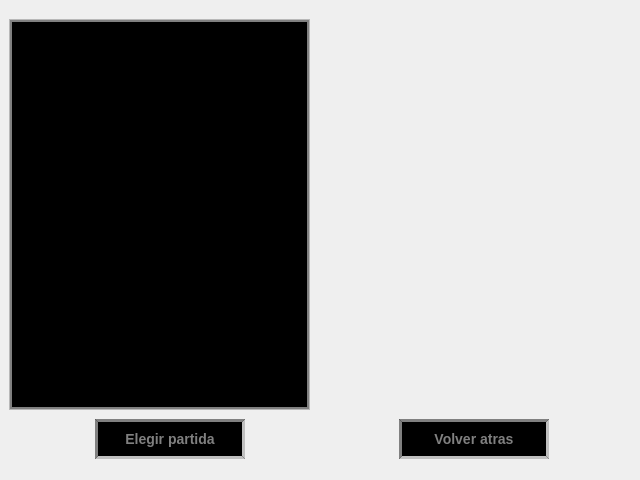
<?xml version="1.0" encoding="UTF-8"?>
<ui version="4.0">
 <class>MenuPartidas</class>
 <widget class="QMainWindow" name="MenuPartidas">
  <property name="geometry">
   <rect>
    <x>0</x>
    <y>0</y>
    <width>640</width>
    <height>480</height>
   </rect>
  </property>
  <property name="sizePolicy">
   <sizepolicy hsizetype="Expanding" vsizetype="Expanding">
    <horstretch>0</horstretch>
    <verstretch>0</verstretch>
   </sizepolicy>
  </property>
  <property name="minimumSize">
   <size>
    <width>640</width>
    <height>480</height>
   </size>
  </property>
  <property name="contextMenuPolicy">
   <enum>Qt::DefaultContextMenu</enum>
  </property>
  <property name="windowTitle">
   <string>Worms 2D</string>
  </property>
  <property name="styleSheet">
   <string notr="true">QMainWindow { 
	background-image: url(&quot;../client/vista/data/fondo.png&quot;); 
	background-position: center center;
}</string>
  </property>
  <widget class="QWidget" name="centralwidget">
   <property name="sizePolicy">
    <sizepolicy hsizetype="Expanding" vsizetype="Expanding">
     <horstretch>0</horstretch>
     <verstretch>0</verstretch>
    </sizepolicy>
   </property>
   <property name="minimumSize">
    <size>
     <width>640</width>
     <height>480</height>
    </size>
   </property>
   <layout class="QGridLayout" name="gridLayout">
    <item row="0" column="1" alignment="Qt::AlignHCenter|Qt::AlignVCenter">
     <widget class="QFrame" name="frame">
      <property name="minimumSize">
       <size>
        <width>640</width>
        <height>480</height>
       </size>
      </property>
      <property name="frameShape">
       <enum>QFrame::NoFrame</enum>
      </property>
      <property name="frameShadow">
       <enum>QFrame::Raised</enum>
      </property>
      <widget class="QScrollArea" name="scrollAreaPartidas">
       <property name="geometry">
        <rect>
         <x>0</x>
         <y>10</y>
         <width>301</width>
         <height>391</height>
        </rect>
       </property>
       <property name="minimumSize">
        <size>
         <width>301</width>
         <height>391</height>
        </size>
       </property>
       <property name="styleSheet">
        <string notr="true"/>
       </property>
       <property name="widgetResizable">
        <bool>true</bool>
       </property>
       <widget class="QWidget" name="scrollContentsPartida">
        <property name="geometry">
         <rect>
          <x>0</x>
          <y>0</y>
          <width>299</width>
          <height>389</height>
         </rect>
        </property>
        <property name="sizePolicy">
         <sizepolicy hsizetype="Expanding" vsizetype="Expanding">
          <horstretch>0</horstretch>
          <verstretch>0</verstretch>
         </sizepolicy>
        </property>
        <property name="minimumSize">
         <size>
          <width>299</width>
          <height>389</height>
         </size>
        </property>
        <property name="styleSheet">
         <string notr="true">QWidget {
	background-color: black;
	image: url(&quot;../client/vista/data/background-transparente-1.png&quot;);
	border: 2px solid gray;
}</string>
        </property>
       </widget>
      </widget>
      <widget class="QPushButton" name="elegirPartidaButton">
       <property name="geometry">
        <rect>
         <x>86</x>
         <y>410</y>
         <width>150</width>
         <height>40</height>
        </rect>
       </property>
       <property name="sizePolicy">
        <sizepolicy hsizetype="Preferred" vsizetype="Preferred">
         <horstretch>0</horstretch>
         <verstretch>0</verstretch>
        </sizepolicy>
       </property>
       <property name="maximumSize">
        <size>
         <width>300</width>
         <height>300</height>
        </size>
       </property>
       <property name="styleSheet">
        <string notr="true">QPushButton {
	background-color: black;
	border-style: inset;
	border-width: 3px;
	border-color: grey;
	font: bold 14px;
	color: grey;
}

QPushButton:pressed {
	background-color: grey;
	border-style: inset;
}</string>
       </property>
       <property name="text">
        <string>Elegir partida</string>
       </property>
      </widget>
      <widget class="QPushButton" name="volverAtrasButton">
       <property name="geometry">
        <rect>
         <x>390</x>
         <y>410</y>
         <width>150</width>
         <height>40</height>
        </rect>
       </property>
       <property name="sizePolicy">
        <sizepolicy hsizetype="Preferred" vsizetype="Preferred">
         <horstretch>0</horstretch>
         <verstretch>0</verstretch>
        </sizepolicy>
       </property>
       <property name="maximumSize">
        <size>
         <width>300</width>
         <height>300</height>
        </size>
       </property>
       <property name="styleSheet">
        <string notr="true">QPushButton {
	background-color: black;
	border-style: inset;
	border-width: 3px;
	border-color: grey;
	font: bold 14px;
	color: grey;
}

QPushButton:pressed {
	background-color: grey;
	border-style: inset;
}</string>
       </property>
       <property name="text">
        <string>Volver atras</string>
       </property>
      </widget>
     </widget>
    </item>
   </layout>
  </widget>
 </widget>
 <resources/>
 <connections/>
</ui>
